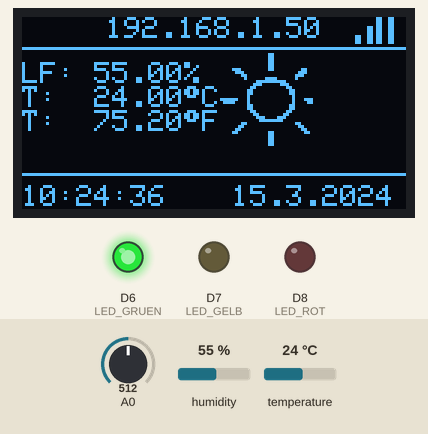
Simulated run of this sketch. Board: ESP8266 (NodeMCU). Shown: 128×64 one-colour display, output pins drawn as LEDs (lit = HIGH). The test bench sets the inputs (shaded band); at power-on: humidity 55 %, A0 = 512, temperature 24 °C. WiFi joins after 1.5 s; servers stay silent unless stated; network time is answered at once with the bench clock; the local clock reads 2024-03-15 10:24:30 at power-on unless the sketch sets it; pins used as bus, display or sensor lines are not drawn; what the sketch prints to the serial monitor is not drawn.

Above: at 7.7 s.
7.8 s: humidity set to 59 %
At 9.3 s:
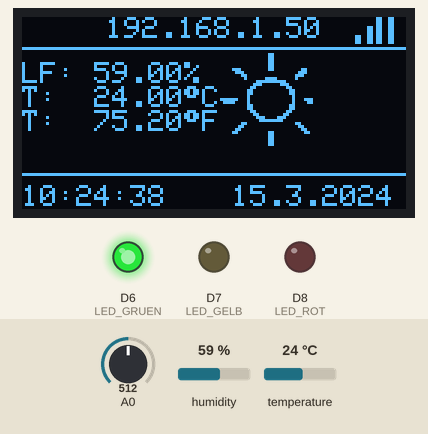
12.3 s: humidity set to 62 %
At 13.4 s:
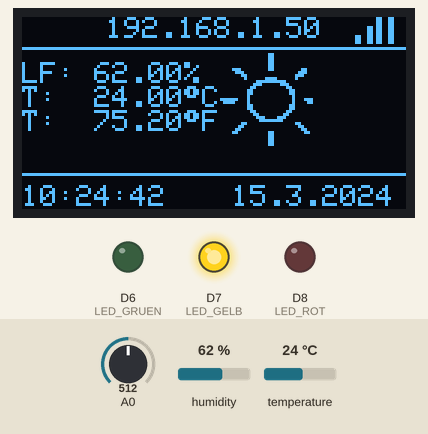
18.2 s: A0 set to 309
20.9 s: A0 set to 291
At 21.7 s:
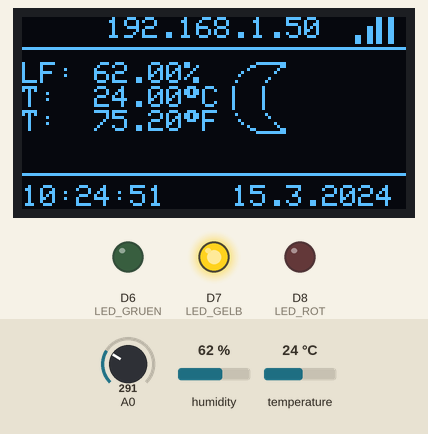
26.7 s: humidity set to 69 %
At 28.5 s:
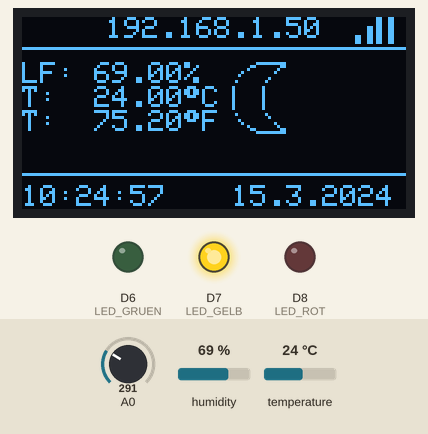
30.8 s: humidity set to 72 %
At 32.6 s:
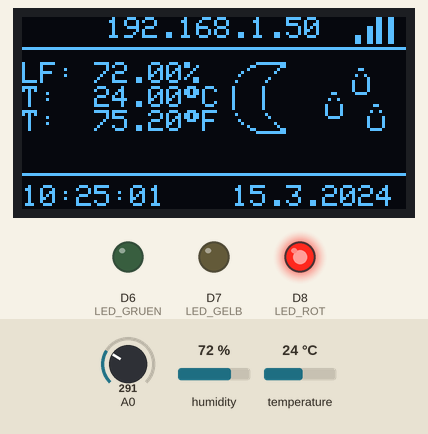
Timing chart, 0 to 34.1 s (numbered marks = the images above; inputs shaded):
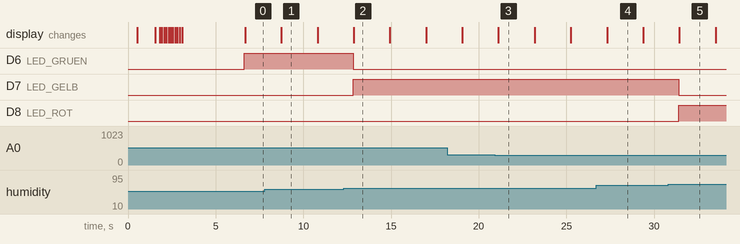

The sketch:

Weatherstation.ino
```cpp
#include <DHT.h>
#include <SPI.h>
#include <Wire.h>
#include <Adafruit_GFX.h>
#include <Adafruit_SSD1306.h>
#include <ESP8266WiFi.h>
#include <NTPClient.h>
#include <WiFiUdp.h>
// Verwendete Bilder einbinden
#include "weather.h"
#include "signal.h"

//DHT Pin Belegung
#define DHT_TYPE  DHT11
#define DHT_PIN   D5
#define DHT_POWER D0

//LED Pins
#define LED_ROT   D8
#define LED_GRUEN D6
#define LED_GELB  D7

//DHT Sensor
DHT dht(DHT_PIN, DHT_TYPE);

//Display-Attribute definieren
#define SCREEN_WIDTH 128
#define SCREEN_HEIGHT 64
#define OLED_RESET 0
Adafruit_SSD1306 display(SCREEN_WIDTH, SCREEN_HEIGHT, &Wire, OLED_RESET);

//Werte des Bildes
#define IMG_WIDTH  32
#define IMG_HEIGHT 35

const long interval = 2000;

const long utcOffsetInSeconds = 3600; // 7200 bei Sommerzeit
// Wochentage
String weekDays[7] = {"So.", "Mo.", "Di.", "Mi.", "Do.", "Fr.", "Sa."};
//Monate
String months[12]={"January", "February", "March", "April", "May", "June", "July", "August", "September", "October", "November", "December"};

WiFiUDP ntpUDP;
NTPClient timeClient(ntpUDP, "pool.ntp.org", utcOffsetInSeconds);

//Daten des WLAN Netzes
const char* ssid = "AnanasNetz";//"UBBST-WLAN";
const char* password = "54669285510875438452";//"Game2016";

int Timeout = 0;
int progress = 0;

String currentDate;

//Helligkeitssensor
const int SENSOR = 0;

WiFiServer server(80);

void setup(void) {
  // put your setup code here, to run once:
  pinMode(DHT_POWER, OUTPUT);
  pinMode(LED_ROT, OUTPUT);
  pinMode(LED_GRUEN, OUTPUT);
  pinMode(LED_GELB, OUTPUT);
  digitalWrite(DHT_POWER, HIGH);

  Serial.begin(115200);
  delay(500);
  // Aufbereitung des Displays
  display.begin(SSD1306_SWITCHCAPVCC, 0x3C);
  display.setTextSize(1);
  //display.setFont(&DejaVu_Serif_9);
  display.setTextColor(WHITE);
  display.setCursor(0,0);
  display.clearDisplay();
  delay(1000);

  // Vorbereitung der WiFi-Verbindung
  if (ssid != "" || password != ""){
      display.println("Verbinde zu: "); //Ausgabe der SSID auf der Seriellen Schnittstelle.
      display.println(ssid);
      progress = 10;
      drawProgressbar(0,40,120,10, progress ); // declare the graphics fillrect(int x, int y, int width, int height)
      display.display();
      WiFi.begin(ssid, password);
      while (WiFi.status() != WL_CONNECTED && Timeout <= 30) { // Warten auf Verbindung
            delay(100);
            drawProgressbar(0,40,120,10, progress ); // declare the graphics fillrect(int x, int y, int width, int height)
            display.display();
            Serial.print(".");
            Timeout++;
            progress = progress + 3;
     }
     if(WiFi.status() == WL_CONNECTED){
          display.setCursor(0,0);
          display.clearDisplay();
          //Erfolgreiche Verbindung
          display.print("Mit ");
          display.print(ssid);
          display.print(" verbunden\n");
          server.begin();
          timeClient.begin();
          display.display();
          delay(1500);
     }
     else
     {
       display.setCursor(0,0);
       display.clearDisplay();
       display.println("Verbindung fehlgeschlagen");
       display.display();
       delay(2000);
     }
  }
  //DHT Sensor starten
  dht.begin();

  // Aufbereitung des Displays
  delay(2000);
  display.clearDisplay();
}

void loop(void) {
  //Vorbereitung des Display
  display.setTextSize(1);
  display.setTextColor(WHITE);
  display.setCursor(0,0);
  display.clearDisplay();

  drawHeader();

  float h = getHumidity();
  float t = getTemp(false); // Temperatur in °C
  float f = getTemp(true); // Temperatur in °F

  //Ausgabe auf dem Display
  display.println("LF: " + (String)h + "%");
  display.println("T:  " + (String)t + char(247) + "C");
  display.println("T:  " + (String)f + char(247) + "F");
  getNetworkRSSI();
  if (t < 10.00){
    display.drawBitmap(95, 12, snow, IMG_WIDTH, IMG_HEIGHT, WHITE);
  }

  // Ausgabe auf dem Seriellen Monitor (Debug)
  Serial.println("Luftfeuchtigkeit: " + (String)h + " % ");
  Serial.println("Temperatur      : " + (String)t + " °C");
  Serial.println("Temperatur      : " + (String)f + " F ");
  Serial.println();

  //Steuerung der LED´s über die Luftfeuchtigkeit
  if (h < 60.00)
  {
    digitalWrite(LED_ROT, LOW);
    digitalWrite(LED_GELB, LOW);
    digitalWrite(LED_GRUEN, HIGH);
  }else if (h > 60.00 && h < 70.00) {
    digitalWrite(LED_GRUEN, LOW);
    digitalWrite(LED_ROT, LOW);
    digitalWrite(LED_GELB, HIGH);
  }else if (h > 70.00) {
    digitalWrite(LED_GRUEN, LOW);
    digitalWrite(LED_GELB, LOW);
    digitalWrite(LED_ROT, HIGH);
    display.drawBitmap(95, 12, wet, IMG_WIDTH, IMG_HEIGHT, WHITE);
  }

  //Logik des Helligkeitssensors
  //Anzeige unterschiedlicher Bilder anhand der Helligkeit
  if (analogRead(SENSOR) < 300) {
   //display.println("Es ist dunkel!");
   Serial.println("Es ist dunkel!");
   display.drawBitmap(65, 12, moon, IMG_WIDTH, IMG_HEIGHT, WHITE);
  }
  else {
   //display.println("Es ist hell!");
   Serial.println("Es ist hell!");
   display.drawBitmap(65, 12, sun, IMG_WIDTH, IMG_HEIGHT, WHITE);
  }

  drawFooter();
  display.display();

  if(WiFi.status() == WL_CONNECTED){
      //Nur Daten senden wenn ein Client verbunden ist
      checkClientCon();
  }
  delay(interval);
}

// Modus = false °C || Modus = true °F
float getTemp(bool Modus) {
  float temperature = dht.readTemperature(Modus);
  if (isnan(temperature)) {
    Serial.println("Fehler beim auslesen");
    temperature = -1;
  }
  return temperature;
}
//Luftfeuchtigkeit auslesen
float getHumidity() {
  float humidity = dht.readHumidity();
  if (isnan(humidity)) {
    Serial.println("Fehler beim auslesen");
    humidity = -1;
  }
  return humidity;
}

 void checkClientCon(){
  WiFiClient client = server.available();
  if (!client) {
    return;
  }
  delay(1000);
  if (client.available()) {
      Serial.println("Client verbunden.");
      sendRespond(client);
    }
    client.flush();
  }

  void drawHeader(){
    display.drawLine(0, 10, 128, 10, WHITE);
    display.setCursor(28, 0);
    if(WiFi.status() == WL_CONNECTED){
      display.print(WiFi.localIP());
      if (getNetworkRSSI() < -30 && getNetworkRSSI() > -60)
          display.drawBitmap(110, -5, signal_good, IMG_WIDTH, IMG_HEIGHT, WHITE);
      else if (getNetworkRSSI() <= -60 && getNetworkRSSI() > -80){
          display.drawBitmap(110, -5, signal_mid, IMG_WIDTH, IMG_HEIGHT, WHITE);
      }
      else if (getNetworkRSSI() <= -80){
          display.drawBitmap(110, -5, signal_bad, IMG_WIDTH, IMG_HEIGHT, WHITE);
      }
    }else{
      display.setCursor(20, 0);
      display.print("Nicht verbunden");
    }
    display.setCursor(0, 15);
  }

  void drawFooter(){
    //Update der Zeit über Internet
    timeClient.update();
    //Ausgabe des aktuellen Datum
    getCurrentDate();
    // Serial Ausgabe für Debug
    Serial.println(timeClient.getFormattedTime());
    // Ausgabe der Uhrzeit und des Wochentages auf dem Display
    display.drawLine(0, 52, 128, 52, WHITE);
    display.setCursor(0, 56);
    display.println(timeClient.getFormattedTime());
    display.setCursor(70, 56);
    display.println(currentDate);
  }

  void drawProgressbar(int x,int y, int width,int height, int progress) // Abgeleitet von "https://steemit.com/utopian-io/@lapilipinas/arduino-blog-no-12-how-to-make-a-progress-bar-using-oled-display-and-rotary-encoder"
  {
   progress = progress > 100 ? 100 : progress; // set the progress value to 100
   progress = progress < 0 ? 0 :progress; // start the counting to 0-100
   float bar = ((float)(width-1) / 100) * progress;
   display.drawRect(x, y, width, height, WHITE);
   display.fillRect(x+2, y+2, bar , height-4, WHITE); // initailize the graphics fillRect(int x, int y, int width, int height)
  }

 void sendRespond(WiFiClient client){
   //JSON Aufbau
   client.println("HTTP/1.1 200 OK");
   client.println("Content-Type: application/json");
   client.println("");
   client.print("{");
   client.print("\"temperatur\":");
   client.print("{");
   client.print("\"celsius\":");
   client.print(getTemp(false));
   client.print(",");
   client.print("\"fahrenheit\":");
   client.print(getTemp(true));
   client.print("},");
   client.print("\"humidity\":");
   client.print(getHumidity());
   client.print(",\"time\":");
   client.print('"');
   client.print(timeClient.getFormattedTime());
   client.print('"');
   client.print(",\"date\":");
   client.print('"');
   client.print(currentDate);
   client.print('"');
   client.print(",\"rssi\":");
   client.print('"');
   client.print(getNetworkRSSI());
   client.print('"');
   client.println("}");
 }

 long getNetworkRSSI(){
  //Auslesen des Wifi RSSI(Received Signal Strength Indicator)
  long rssi = WiFi.RSSI();
  Serial.print("RSSI:");
  Serial.println(rssi);
  return rssi;
}

void getCurrentDate(){ // Abgeleitet von "https://randomnerdtutorials.com/esp8266-nodemcu-date-time-ntp-client-server-arduino/"
  time_t epochTime = timeClient.getEpochTime();
  Serial.print("Epoch Time: ");
  Serial.println(epochTime);

  //Get a time structure
  struct tm *ptm = gmtime ((time_t *)&epochTime);

  int monthDay = ptm->tm_mday;
  Serial.print("Month day: ");
  Serial.println(monthDay);

  int currentMonth = ptm->tm_mon+1;
  Serial.print("Month: ");
  Serial.println(currentMonth);

  String currentMonthName = months[currentMonth-1];
  Serial.print("Month name: ");
  Serial.println(currentMonthName);

  int currentYear = ptm->tm_year+1900;
  Serial.print("Year: ");
  Serial.println(currentYear);

  //Print complete date:
  currentDate = String(monthDay) + "." + String(currentMonth) + "." + String(currentYear);
  Serial.print("Current date: ");
  Serial.println(currentDate);
}
```

Source omitted: signal.h (data table, 3772 bytes), weather.h (data table, 3742 bytes)

Measured:
- the behaviour switches between 60 and 61 % on humidity (found by bisection; images 1 and 2)
- the behaviour switches between 300 and 299 on A0 (found by bisection; images 2 and 3)
- the behaviour switches between 70 and 71 % on humidity (found by bisection; images 4 and 5)
- after the input at 12.3 s, D6 (LED_GRUEN): HIGH → LOW after 0.53 s; D7 (LED_GELB): LOW → HIGH after 0.53 s
- after the input at 20.9 s, the display: changes after 0.23 s (image 3)
- after the input at 30.8 s, D7 (LED_GELB): HIGH → LOW after 0.61 s; D8 (LED_ROT): LOW → HIGH after 0.61 s; the display: changes after 0.64 s (image 5)
- what the display in image 1 shows lasts 2.1 s, from 8.7 s to 10.8 s
